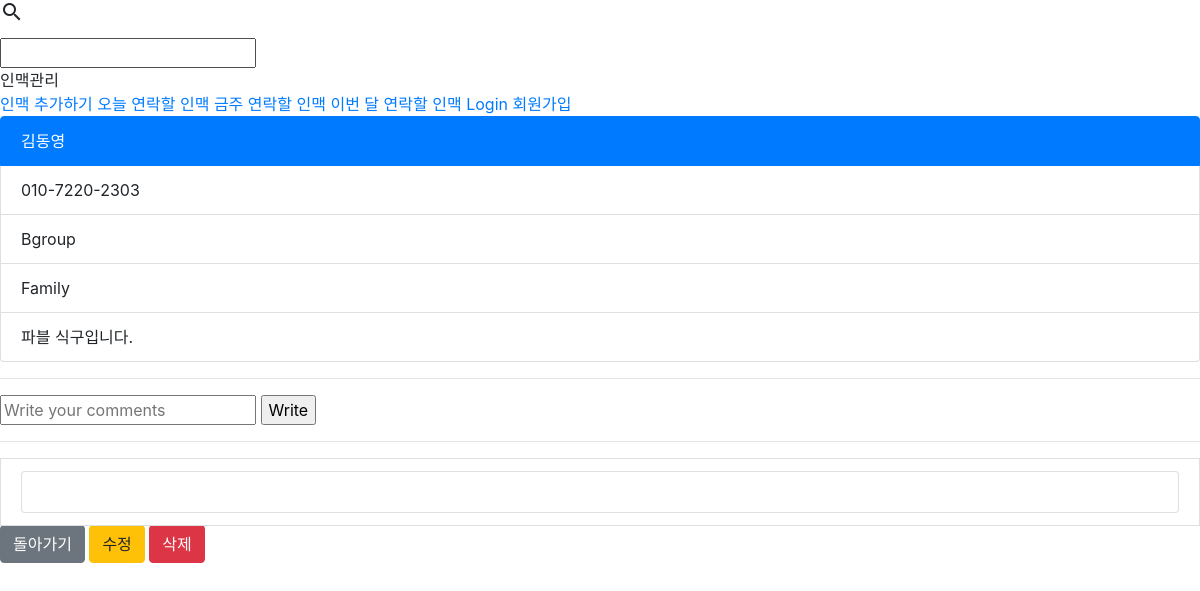
The app's page /detail/2 with its own data.
### friends/models.py (models this page shows, shortened)
class Friends(models.Model):
    friend_name = models.CharField(max_length=50)
    user = models.ForeignKey(User, on_delete=models.CASCADE, related_name='user')
    friend_mobile = models.CharField(max_length=13) #12자리만 받으려면 어떻게 해야하지?
    Agroup = "Agroup"
    Bgroup = "Bgroup"
    Cgroup = "Cgroup"
    Dgroup = "Dgroup"
    GRADE = (
        (Agroup, "A-Group"),
        (Bgroup, "B-Group"),
        (Cgroup, "C-Group"),
        (Dgroup, "D-Group"),
    )
    friend_group = models.CharField(max_length=10, choices=GRADE, default=Bgroup)
    Friend = "Friend"
    Business = "Business"
    Family = "Family"
    Another = "Another"
    RELATIONSHIP = (
        (Friend, "Friend"),
        (Business, "Business"),
        (Family, "Family"),
        (Another, "Another")
    )
    friend_relation = models.CharField(max_length=10, choices=RELATIONSHIP, default=Business)
    latest_connect = models.DateField(default=date.today)
    friend_memo = models.CharField(max_length=500)
    scheduled_connect = models.DateField(blank=True)

### friends/views.py (the view)
# urls.py: path('detail/<int:pk>', FriendDetail.as_view(), name='detail'),
class FriendDetail(DetailView):
    model = Friends
    template_name_suffix = '_detail'

### friends/templates/friends/friends_detail.html (shortened to what this page needs)
{% extends 'base.html' %}
{% block content1 %}
<ul class="list-group">
    <li class="list-group-item active">{{object.friend_name}}</li>
    <li class="list-group-item">{{object.friend_mobile}}</li>
    <li class="list-group-item">{{object.friend_group}}</li>
    <li class="list-group-item">{{object.friend_relation}}</li>
    <li class="list-group-item">{{object.friend_memo}}</li>
</ul>
<hr>
<form action="{% url 'friend:comment' object.id %}" method="POST">
    <input type="text" name="content" placeholder="Write your comments">
    <input type="submit" value="Write"/>
</form>
<hr>
<div class="list-group-item">
    <li class="list-group-item">
    </li>
</div>
<a href="{{'/'}}" class="btn btn-secondary">돌아가기</a>
<a href="{% url 'friend:update' object.id %}" class="btn btn-warning">수정</a>
<a href="{% url 'friend:delete' object.id %}" class="btn btn-danger">삭제</a>
{% endblock %}

### records on screen
Friends: friend_name "김동영", friend_mobile "010-7220-2303", friend_group "Bgroup", friend_relation "Family", friend_memo "파블 식구입니다."
